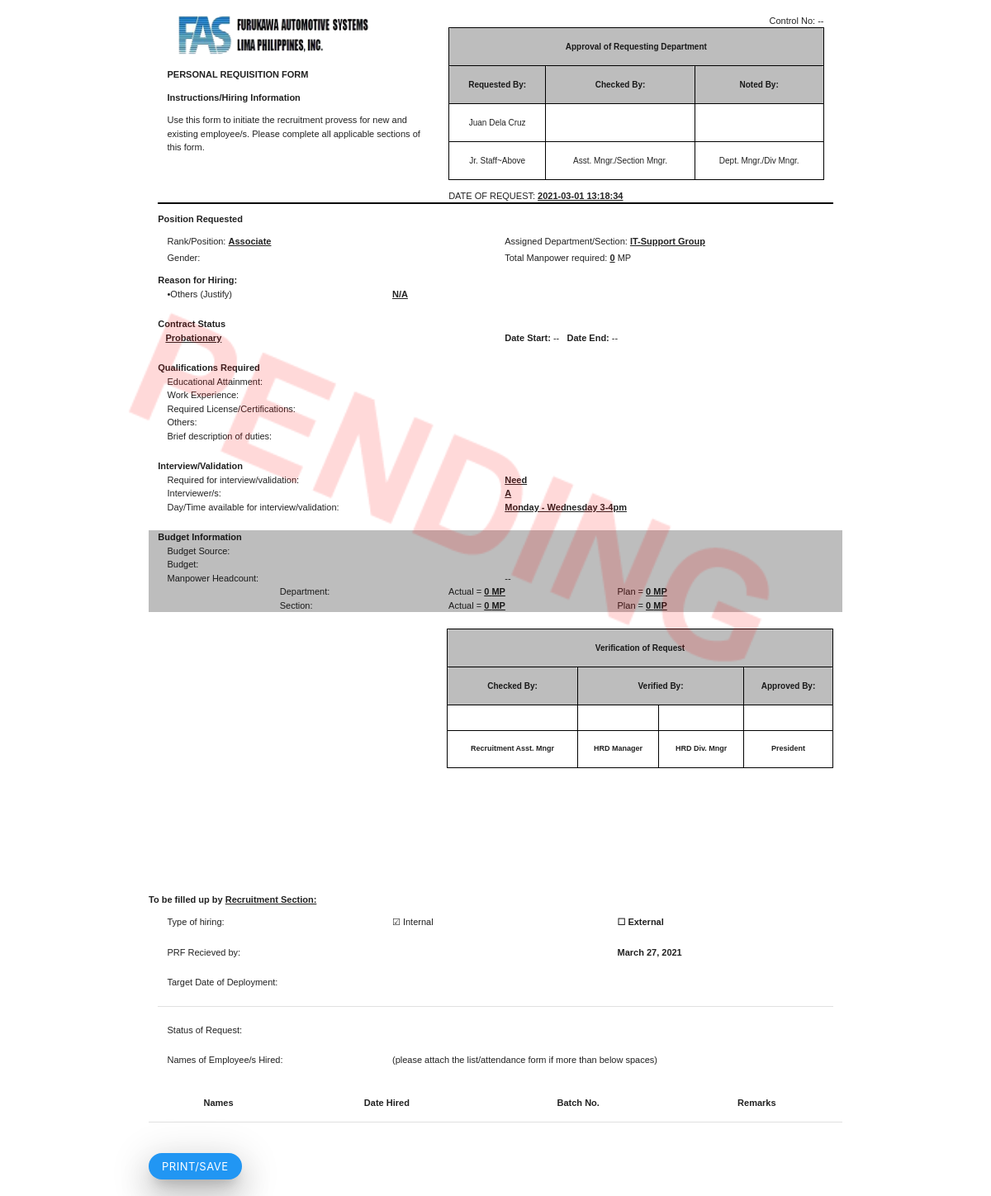
/Forms/preview_prf.php?id=221, run on the app's committed database.
### tables this page shows
CREATE TABLE `tb_request_mp` (
  `id` int(14) NOT NULL,
  `requestor` varchar(500) DEFAULT NULL,
  `requestor_email` varchar(1000) NOT NULL,
  `requesting_position` varchar(200) DEFAULT NULL,
  `assigned_dept` varchar(200) DEFAULT NULL,
  `female_num_mp` int(14) DEFAULT NULL,
  `male_num_mp` int(14) DEFAULT NULL,
  `both_mp` int(14) DEFAULT NULL,
  `total_mp` int(14) DEFAULT NULL,
  `contract_status` varchar(500) NOT NULL,
  `date_start` date NOT NULL,
  `date_end` date NOT NULL,
  `education` varchar(1000) NOT NULL,
  `required_license` varchar(1000) NOT NULL,
  `work_exp` varchar(1000) NOT NULL,
  `other_qualification` varchar(1000) NOT NULL,
  `job_duties` varchar(2000) NOT NULL,
  `interview_need` varchar(300) NOT NULL,
  `interviewers` varchar(1000) NOT NULL,
  `availability_for_interview` varchar(1000) NOT NULL,
  `additional_mp` varchar(20) NOT NULL,
  `mp_plan` varchar(20) NOT NULL,
  `reorganization` varchar(20) NOT NULL,
  `promotion` varchar(20) NOT NULL,
  `retirement` varchar(20) NOT NULL,
  `replacement` varchar(20) NOT NULL,
  `replacement_mp_name` varchar(2000) NOT NULL,
  `others` varchar(2000) NOT NULL,
  `budget_source` varchar(200) NOT NULL,
  `budget_status` varchar(200) NOT NULL,
  `actual_mp_dept` int(14) NOT NULL,
  `actual_mp_section` int(14) NOT NULL,
  `plan_mp_dept` int(14) NOT NULL,
  `plan_mp_section` int(14) NOT NULL,
  `approve_check_by` varchar(200) DEFAULT NULL,
  `approve_check_remarks` varchar(100) DEFAULT NULL,
  `approve_noted_by` varchar(200) DEFAULT NULL,
  `approve_noted_remarks` varchar(100) DEFAULT NULL,
  `approval_status` varchar(100) DEFAULT NULL,
  `verify_check_by` varchar(100) DEFAULT NULL,
  `verify_check_remarks` varchar(100) DEFAULT NULL,
  `verify_verifier_manager` varchar(100) DEFAULT NULL,
  `verify_verifier_manager_remarks` varchar(100) DEFAULT NULL,
  `verify_verifier_div_mgr` varchar(100) DEFAULT NULL,
  `verify_verifier_div_mgr_remarks` varchar(100) DEFAULT NULL,
  `president_verify` varchar(200) NOT NULL,
  `cancel_remarks` varchar(500) NOT NULL,
  `step` varchar(2000) NOT NULL,
  `verification_status` varchar(200) NOT NULL,
  `request_date` datetime NOT NULL,
  `typeHiring` varchar(100) DEFAULT NULL,
  `sync_status` varchar(100) NOT NULL,
  `approve_date` date DEFAULT NULL
);

### Forms/preview_prf.php (the view, shortened to what this page needs)
<?php
    require '../php/Database.php';
    $id = $_GET['id'];
    if(empty($id)){
        echo '<script>window.close()</script>';
    }else{
        $query = "SELECT *FROM tb_request_mp WHERE id = '$id'";
        $stmt = $conn->prepare($query);
        $stmt->execute();
        foreach($stmt->fetchALL() as $x){
            $requestor = $x['requestor'];
            $position = $x['requesting_position'];
            $totalMP = $x['total_mp'];
            $dept_section = $x['assigned_dept'];
            $contract_stat = $x['contract_status'];
            $educ = $x['education'];
            $work_exp = $x['work_exp'];
            $license = $x['required_license'];
            $other_quali = $x['other_qualification'];
            $duty = $x['job_duties'];
            $interview_req = $x['interview_need'];
            $interviewers = $x['interviewers'];
            $availability_interview = $x['availability_for_interview'];
            $request_date = $x['request_date'];
            $budget_source = $x['budget_source'];
            $budget_status = $x['budget_status'];
            $actual_dept = $x['actual_mp_dept'];
            $actual_section = $x['actual_mp_section'];
            $plan_mp_dept = $x['plan_mp_dept'];
            $plan_mp_section = $x['plan_mp_section'];
            $other_reason = $x['others'];
            if($other_reason == ''){
                $other_reason = 'N/A';
            }
            $checker = $x['approve_check_by'];
            $apprNote = $x['approve_noted_by'];
            $verify_check = $x['verify_check_by'];
            $verify_manager = $x['verify_verifier_manager'];
            $verify_div_mgr = $x['verify_verifier_div_mgr'];
            $president = $x['president_verify'];
            $typeHiring = $x['typeHiring'];
            $date_start = $x['date_start'];
            $date_end = $x['date_end'];
            if($date_start == '0000-00-00'){
                $date_start = '--';
            }
            if($date_end == '0000-00-00'){
                $date_end = '--';
            }
            $approve_date = date_create($x['approve_date']);
            $approve_date_convert  = date_format($approve_date,"F j, Y");
        }
    }
    $prfQL = "SELECT prf_number FROM hired_list_key WHERE prf_req_id = '$id'";
    $stmt=$conn->prepare($prfQL);
    $stmt->execute();
    if($stmt->rowCount() > 0){
        foreach($stmt->fetchALL() as $x){
            $control_number = $x['prf_number'];
        }
    }else{
        $control_number = "--";
    }
?>
<!DOCTYPE html>
<html lang="en">
<head>
    <link rel="stylesheet" href="../node_modules/materialize-css/dist/css/materialize.min.css">
</head>
<body>
    <img src="../Img/PENDING STAMP.png" alt="" id="pending" style="position:absolute;opacity:0.15;width:90%;margin-top:30%;display:none;">
    <div class="row container" id="form">
        <br>
        <div class="col s12">
            <div class="col s5">
            <img src="../Img/FAS.png" alt="FAS logo" width="250" height="50">
                <p><b>PERSONAL REQUISITION FORM</b></p>
                <b>Instructions/Hiring Information</b>
                <p>Use this form to initiate the recruitment provess for new and existing employee/s. Please complete all applicable sections of this form.</p>
            </div>
            <div class="col s7">
                <span class="right">Control No: <?=$control_number;?></span>
                <table class="centered" style="border:1.5px solid black;" cellpadding="0" height="">
                    <tr style="border:1.5px solid black;" class="#bdbdbd grey lighten-1">
                        <td colspan="3" style="font-weight:bold;font-size:10px;">Approval of Requesting Department</td>
                    </tr>
                    <tr style="border:1.5px solid black;font-size:12px;" class="#bdbdbd grey lighten-1">
                        <td style="border:1.5px solid black;font-weight:bold;">Requested By:</td>
                        <td style="border:1.5px solid black;font-weight:bold;">Checked By:</td>
                        <td style="border:1.5px solid black;font-weight:bold;">Noted By:</td>
                    </tr>
                    <tr>
                        <td style="border:1.5px solid black;"><?=$requestor;?></td>
                        <td style="border:1.5px solid black;"><?=$checker;?></td>
                        <td style="border:1.5px solid black;"><?=$apprNote;?></td>
                    </tr>
                    <tr style="font-size:10px;">
                        <td style="border:1.5px solid black;">Jr. Staff~Above</td>
                        <td style="border:1.5px solid black;">Asst. Mngr./Section Mngr.</td>
                        <td style="border:1.5px solid black;">Dept. Mngr./Div Mngr.</td>
                    </tr>
                </table>
                <p>DATE OF REQUEST: <u><?=$request_date;?></u></p>
            </div>
        </div>
        <div class="col s12" style="margin-top:-2%;">
            <hr style="border:1px solid black;">
        </div>
        <div class="col s12">
            <b>Position Requested</b>
        </div>
        <div class="col s12">
            <div class="col s6">
                <p>Rank/Position: <u><?=$position;?></u></p>
                <p style="margin-top:-2%;">Gender:</p>
            </div>
            <div class="col s6">
                <p>Assigned Department/Section: <u><?=$dept_section;?></u></p>
                <p style="margin-top:-2%;">Total Manpower required: <u><?=$totalMP;?></u> MP</p>
            </div>
        </div>
        <div class="col s12"><b>Reason for Hiring:</b></div>
        <div class="col s12">
            <div class="row">
            <div class="col s12">
                <div class="col s4">&bullet;Others (Justify)</div>
                <div class="col s8"><u><?=$other_reason;?></u></div>
            </div>
            </div>
        </div>
        <div class="row">
            <div class="col s12"><b>Contract Status</b></div>
            <div class="col s6">
                &nbsp;&nbsp;&nbsp;<u><?=$contract_stat?></u>
            </div>
            <div class="col s6">
                <div id="date_start_end">
                <b>Date Start:</b> <?=$date_start;?> <b> &nbsp; Date End:</b> <?=$date_end;?>
                </div>
            </div>
        </div>
        <div class="row">
            <div class="col s12"><b>Qualifications Required</b></div>
        <div class="col s12">
           <div class="col s6">Educational Attainment:</div>
           <div class="col s6"><u><?=$educ;?></u></div>
        </div>
        <div class="col s12">
           <div class="col s6">Work Experience:</div>
           <div class="col s6"><u><?=$work_exp; ?></u></div>
        </div>
        <div class="col s12">
           <div class="col s6">Required License/Certifications:</div>
           <div class="col s6"><u><?=$license;?></u></div>
        </div>
        <div class="col s12">
           <div class="col s6">Others:</div>
           <div class="col s6"><u><?=$other_quali;?></u></div>
        </div>
        <div class="col s12">
           <div class="col s6">Brief description of duties:</div>
           <div class="col s6"><u><?=$duty;?></u></div>
        </div>
    </div>
        <div class="row">
            <div class="col s12"><b>Interview/Validation</b></div>
        <div class="col s12">
           <div class="col s6">Required for interview/validation:</div>
           <div class="col s6"><u><?=ucwords($interview_req);?></u></div>
        </div>
        <div class="col s12">
           <div class="col s6">Interviewer/s:</div>
           <div class="col s6"><u><?=ucwords($interviewers);?></u></div>
        </div>
        <div class="col s12">
           <div class="col s6">Day/Time available for interview/validation:</div>
           <div class="col s6"><u><?=$availability_interview;?></u></div>
        </div>
        </div>
    <div class="row #bdbdbd grey lighten-1">
        <div class="col s12"><b>Budget Information</b></div>
        <div class="col s12">
           <div class="col s6">Budget Source:</div>
           <div class="col s6"><u><?=$budget_source;?></u></div>
        </div>
        <div class="col s12">
           <div class="col s6">Budget:</div>
           <div class="col s6"><u><?=$budget_status;?></u></div>
        </div>
        <div class="col s12">
           <div class="col s6">Manpower Headcount:</div>
           <div class="col s6">--</div>
        </div>
        <div class="col s12">
            <div class="col s2"></div>
            <div class="col s3">Department:</div>
            <div class="col s3">Actual = <u><?=$actual_dept;?> MP</u></div>
            <div class="col s4">Plan = <u><?=$plan_mp_dept;?> MP</u></div>
        </div>
        <div class="col s12">
            <div class="col s2"></div>
            <div class="col s3">Section:</div>
            <div class="col s3">Actual = <u><?=$actual_section;?> MP</u></div>
            <div class="col s4">Plan = <u><?=$plan_mp_section;?> MP</u></div>
        </div>
    </div>
    <div class="row">
        <div class="co s12">
            <div class="col s5 center">
            </div>
            <div class="col s7">
                <table class="centered" style="border:1px solid black;" cellpadding="0" cellspacing="0">
                    <tr class="#bdbdbd grey lighten-1">
                        <td colspan="4" style="border:1px solid black;font-weight:bold;">Verification of Request</td>
                    </tr>
                    <tr class="#bdbdbd grey lighten-1">
                        <td style="border:1px solid black;font-weight:bold;">Checked By:</td>
                        <td colspan="2" style="border:1px solid black;font-weight:bold;">Verified By:</td>
                        <td style="border:1px solid black;font-weight:bold;">Approved By:</td>
                    </tr>
                    <tr>
                        <td style="border:1px solid black;"><?=ucwords($verify_check);?></td>
                        <td style="border:1px solid black;"><?=ucwords($verify_manager);?></td>
                        <td style="border:1px solid black;"><?=ucwords($verify_div_mgr);?></td>
                        <td style="border:1px solid black;"><?=ucwords($president);?></td>
                    </tr>
                    <tr>
                        <td style="border:1px solid black;font-weight:bold;font-size:9px;">Recruitment Asst. Mngr</td>
                        <td style="border:1px solid black;font-weight:bold;font-size:9px;">HRD Manager</td>
                        <td style="border:1px solid black;font-weight:bold;font-size:9px;">HRD Div. Mngr</td>
                        <td style="border:1px solid black;font-weight:bold;font-size:9px;">President</td>
                    </tr>
                </table>
            </div>
        </div>
    </div>
    <div class="row" style="margin-top:18%;" id="second_page">
        <p><b>To be filled up by <u>Recruitment Section:</u></b></p>
        <div class="row col s12">
            <div class="col s4">Type of hiring:</div>
                <?php
                    if($typeHiring == 'internal'){
                        echo '<div class="col s4">';
                        echo '&#x2611; Internal';
                        echo '</div>';
                        echo '<div class="col s4" style="font-weight:bold;">';
                        echo '&#9744; External';
                        echo '</div>';
                    }
                ?>
        </div>
        <div class="row">
            <div class="col s12">
                <div class="col s4">PRF Recieved by:</div>
                <div class="col s4"><span id="prf_reciever" style="font-weight:bold;"></span></div>
                <div class="col s4" style="font-weight:bold;"><?=$approve_date_convert;?></div>
            </div>
        </div>
        <div class="row col s12">
            <div class="col s4">Target Date of Deployment:</div>
            <div class="col s4" id="target_deployment" style="font-weight:bold;"></div>
            <div class="col s4"></div>
        </div>
        <div class="row col s12">
        <div class="divider"></div>
        </div>
        <div class="row">
        <div class="col s12">
        <div class="col s4">Status of Request:</div>
        <div class="col s4" id="checkboxStat"></div>
        <div class="col s4" id="remarksStat"></div>
        </div>
        </div>
        <div class="row">
            <div class="col s12">
                <div class="col s4">Names of Employee/s Hired:</div>
                <div class="col s8">(please attach the list/attendance form if more than below spaces)</div>
            </div>
        </div>
       <table id="hired" class="centered">
            <thead>
                <th>Names</th>
                <th>Date Hired</th>
                <th>Batch No.</th>
                <th>Remarks</th>
            </thead>
       </table>
    </div>
    <br>
    <button class="btn-small blue z-depth-5" id="print_btn" onclick="print_docs()" style="border-radius:30px;">Print/Save</button>
    </div>
</body>
</html>

### Forms/preview_prf.php (style rules this page uses)
body { font-family:arial; font-size:11px; }
td { font-size:10px; }
u { font-weight:bold; }
#form { display: none; }
html { scroll-behavior: smooth; }

### data on the page
tb_request_mp: requestor "Juan Dela Cruz", request_date "2021-03-01 13:18:34", requesting_position "Associate", assigned_dept "IT-Support Group", total_mp "0", others "N/A", contract_status "Probationary", date_start "--", date_end "--", interview_need "Need", interviewers "A", availability_for_interview "Monday - Wednesday 3-4pm", actual_mp_dept "0", plan_mp_dept "0", actual_mp_section "0", plan_mp_section "0", approve_date "March 27, 2021"

### other printed values
$control_number "--"
